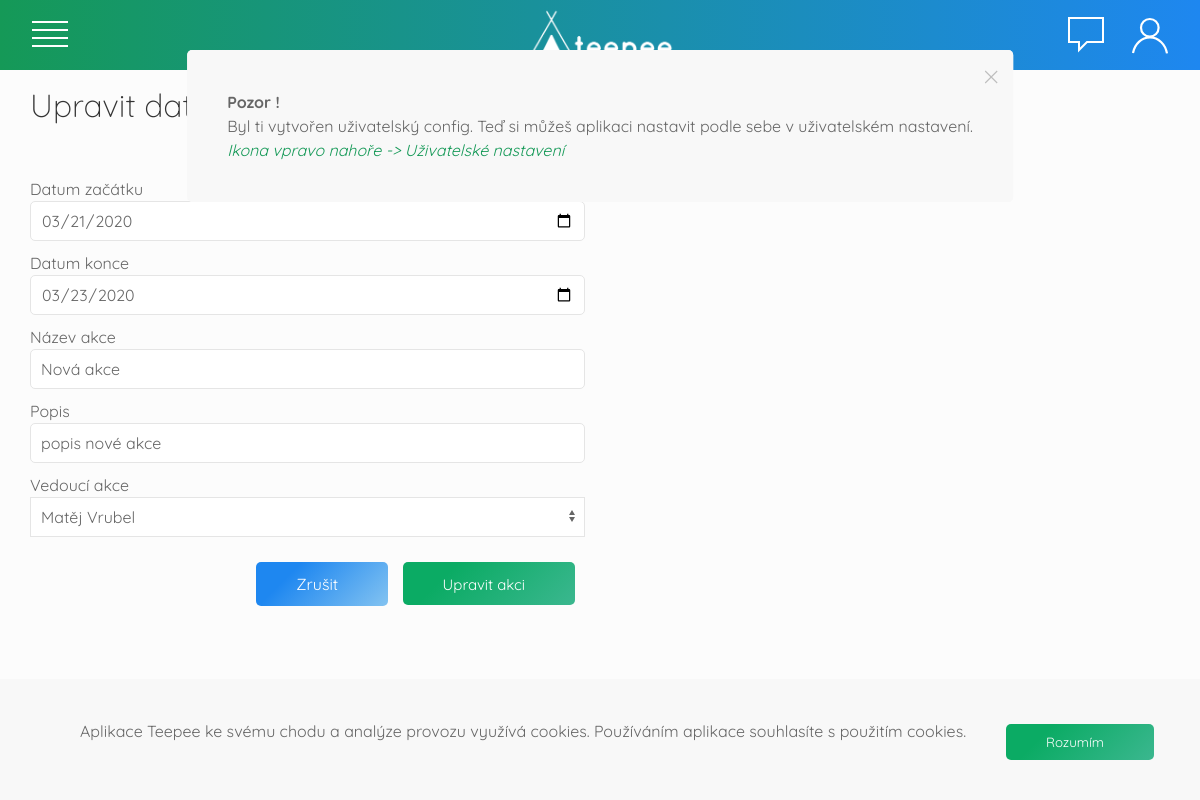
Page /akce/upravit/6 (signed in) on the committed database.
### tables this page shows
CREATE TABLE `akce` (
  `id_akce` int(11) NOT NULL,
  `zacatek` datetime NOT NULL,
  `konec` datetime NOT NULL,
  `nazev` varchar(200) NOT NULL,
  `popis` text,
  `vedouci_akce` int(11) DEFAULT NULL,
  `pridal` int(11) DEFAULT NULL
);

### index.php (called while the page is built, shortened)
<?php
  try{
  $router = new RouterKontroler();
  $router->zpracuj(array($_SERVER["REQUEST_URI"]));
  $router->vypisPohled();
  }
  catch(Exception $e){
    $exception = "
    <h3><b>Ooops!</b> Něco se pokazilo</h3>
    Kód výjimky:<br>".
    $e->getMessage();
    $router->pridejZpravu($exception,"error");
    DB::syslog($exception,"exception",(isset($_SESSION["uzivatel"]->id_vedouciho)) ? $_SESSION["uzivatel"]->id_vedouciho : 0);
    die("<script>window.location.href = '/nastenka';</script>");
  }
 ?>

### model/DB.php (called while the page is built, shortened)
<?php
class DB {
  private static $spojeni;
  private static $nastaveni = array(
		PDO::ATTR_ERRMODE => PDO::ERRMODE_EXCEPTION,
    PDO::ATTR_EMULATE_PREPARES => false,
    PDO::ATTR_DEFAULT_FETCH_MODE => PDO::FETCH_ASSOC
	);
    public static function pripoj($server, $uzivatel, $heslo, $databaze)
    {
	  if (!isset(self::$spojeni))
      {
        $dsn = "mysql:host=$server;dbname=$databaze;charset=utf8";
			 self::$spojeni = new PDO(
				$dsn,
				$uzivatel,
				$heslo,
				self::$nastaveni
       );
	  }
	}
  public static function getAkce($id){
    $sql = "SELECT * FROM akce WHERE id_akce = ?";
    $navrat = self::$spojeni->prepare($sql);
    $navrat->execute(array($id));
    return $navrat->fetch();
  }
  public static function vsichniVedouci($kmen = null){
    if($kmen !== null){
      $sql = "SELECT vedouci.*, kmen.nazev FROM vedouci,kmen WHERE vedouci.id_kmenu = kmen.id_kmenu AND kmen.nazev LIKE ? ";
    }
    else{
      $sql = "SELECT vedouci.*, kmen.nazev FROM vedouci,kmen WHERE vedouci.id_kmenu = kmen.id_kmenu";
    }
    $navrat = self::$spojeni->prepare($sql);
    if(isset($kmen)){
      $navrat->execute(array($kmen));
    }
    else {
      $navrat->execute();
    }
    return $navrat->fetchAll();
  }
}

### kontroler/AkceKontroler.php (called while the page is built, shortened)
<?php
class AkceKontroler extends Kontroler{
  public function zpracuj($parametry){
    if(isset($parametry[0])){
      $parametr = $parametry[0];
    }
    else{
      $parametr = null;
    }
    switch ($parametr) {
      case "upravit":
        if(isset($parametry[1])){
          $this->upravitAkci($parametry[1]);
        }
        else{
          $this->prehled();
        }
        break;
    }
  }
  private function upravitAkci($id){
    $akce = DB::getAkce($id);
  }
}
 ?>

### kontroler/RouterKontroler.php (called while the page is built, shortened)
<?php
class RouterKontroler extends Kontroler{
  protected $kontroler;
  public function zpracuj($parametry){
    $castiCesty = $this->parseURL($parametry[0]);
    $castNazKont = $this->camelCase(array_shift($castiCesty));
    $tridaKontroleru = $castNazKont . "Kontroler";
    if(file_exists("kontroler/$tridaKontroleru.php"))
      $this->kontroler = new $tridaKontroleru();
    else{
      $this->pridejZpravu("<b>404</b> <br> To, co hledáš, tady není","danger");
      $this->presmeruj("nastenka");
    }
    $this->kontroler->zpracuj($castiCesty);
    $this->kontroler->colorGenerator = new ColorGenerator();
    $this->kontroler->mailManager = new MailManager();
  }
  private function camelCase($text) {
      $text = str_replace("-", " ", $text);
      $text = ucwords($text);
      $text = str_replace(" ", "", $text);
      return $text;
  }
  private function parseURL($url) {
      $parsedURL = parse_url($url);
      $path = $parsedURL["path"];
      $path = ltrim($path,"/");
      $path = trim($path);
      $cutPath = explode("/", $path);
      return $cutPath;
  }
}

### view/akce_uprav.phtml (the view, shortened to what this page needs)
<div class="uk-width-1-1 uk-padding-small uk-padding-remove-top">
  <h2>Upravit data akce</h2>
</div>
<div class="uk-width-1-2 uk-padding-small">
  <form class="" method="post">
    <div class="uk-margin-small">
      <label for="zacatek">Datum začátku</label>
      <input class="uk-input" id="zacatek" type="date" name="zacatek" value="<?= date("Y-m-d", strtotime($akce["zacatek"])) ?>">
    </div>
    <div class="uk-margin-small">
      <label for="konec">Datum konce</label>
      <input class="uk-input" id="konec" type="date" name="konec" value="<?= date("Y-m-d", strtotime($akce["konec"])) ?>">
    </div>
    <div class="uk-margin-small">
      <label for="nazev">Název akce</label>
      <input class="uk-input" id="nazev" type="text" name="nazev" value="<?= $akce["nazev"] ?>">
    </div>
    <div class="uk-margin-small">
      <label for="popis">Popis</label>
      <input class="uk-input" id="popis" type="text" name="popis" value="<?= $akce["popis"] ?>">
    </div>
    <div class="uk-width-1-1 uk-margin-small">
      <label for="komu">Vedoucí akce</label>
      <div class="uk-form-controls">
        <select class="uk-select" id="komu" name="vedouci_akce">
          <?php
            $vedouci = DB::vsichniVedouci();
            foreach($vedouci as $v){
              if($akce["vedouci_akce"] == $v["id_vedouciho"])
                echo "<option value='".$v["id_vedouciho"]."' selected>".$v["jmeno"]." ".$v["prijmeni"]."</option>" ;
              else
                echo "<option value='".$v["id_vedouciho"]."' >".$v["jmeno"]." ".$v["prijmeni"]."</option>" ;
            }
           ?>
        </select>
    </div>
    </div>
    <p class="uk-text-right">
        <a class="btn-orange" href="/akce">Zrušit</a>
        <input type="submit" class="btn-green" name="upravit-akci" value="Upravit akci">
    </p>
  </form>
</div>

### view/css/main.css (style rules this page uses)
:root { --orange:#FFE53B; --blue:#21D4FD; --light-grey: #fcfcfc; --border-size: 1px; --border-color: #f2f2f2; --green:#159957; }
body,html { height: 100%; width:100%; margin:0; padding: 0; font-family: 'Quicksand', sans-serif; background-color: var(--light-grey); }
* { font-family: 'Quicksand', sans-serif; }
h1,h2,h3,h4,.uk-heading-small,.uk-heading-medium { font-family: 'Quicksand', sans-serif; font-weight: lighter; }
a { color:#333; }
.btn-green { background-color: #3bb78f; background-image: linear-gradient(315deg, #3bb78f 0%, #0bab64 74%); padding: 10px 50px 10px 40px; display: inline-block; color:#fff; text-decoration: none; border-radius: 5px; margin: 5px 10px 5px 0px; }
.btn-orange { background-color: #1e87f0; background-image: linear-gradient(315deg,#83c3f1 0%, #1e87f0 74% ); padding: 10px 50px 10px 40px; display: inline-block; color:#fff; text-decoration: none; border-radius: 5px; margin: 5px 10px 5px 0px; }
.btn-orange,.btn-green,.btn-blue { border: none; cursor: pointer; }
input.btn-green,input.btn-orange { padding: 13px 50px 11px 40px; }
.uk-input { border-radius:5px; }
input { font-size: 15px; border-radius: 5px; }
em { color:var(--green); }

### rows in the picture
akce: zacatek "03/21/2020", konec "03/23/2020", nazev "Nová akce", popis "popis nové akce"

### other values in the picture
$zprava["zprava"] "Pozor ! Byl ti vytvořen uživatelský config. Teď si můžeš aplikaci nastavit podle sebe v uživatelském nastavení. Ikona vpravo nahoře -> Uživatelské nastavení"
form field vedouci_akce "Matěj Vrubel"
